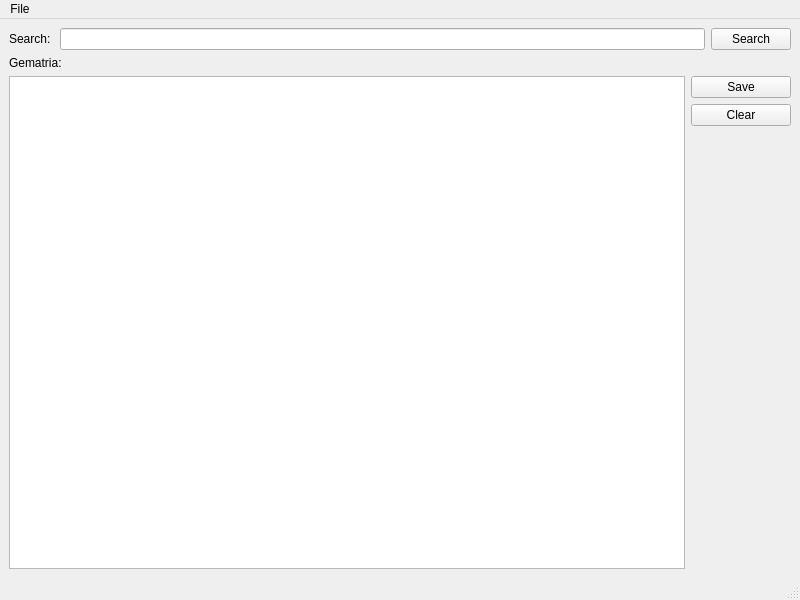
<?xml version="1.0" encoding="UTF-8"?>
<ui version="4.0">
 <class>MainWindow</class>
 <widget class="QMainWindow" name="MainWindow">
  <property name="geometry">
   <rect>
    <x>0</x>
    <y>0</y>
    <width>800</width>
    <height>600</height>
   </rect>
  </property>
  <property name="windowTitle">
   <string>MainWindow</string>
  </property>
  <widget class="QWidget" name="centralwidget">
   <layout class="QVBoxLayout" name="verticalLayout_2">
    <item>
     <layout class="QHBoxLayout" name="horizontalLayout">
      <item>
       <widget class="QLabel" name="searchLabel">
        <property name="text">
         <string>Search: </string>
        </property>
       </widget>
      </item>
      <item>
       <widget class="QLineEdit" name="searchLineEdit"/>
      </item>
      <item>
       <widget class="QPushButton" name="searchButton">
        <property name="text">
         <string>Search</string>
        </property>
       </widget>
      </item>
     </layout>
    </item>
    <item>
     <layout class="QHBoxLayout" name="horizontalLayout_2">
      <item>
       <widget class="QLabel" name="gematriaLabel">
        <property name="text">
         <string>Gematria: </string>
        </property>
       </widget>
      </item>
      <item>
       <widget class="QLabel" name="gematriaNumberLabel">
        <property name="text">
         <string/>
        </property>
       </widget>
      </item>
     </layout>
    </item>
    <item>
     <layout class="QHBoxLayout" name="horizontalLayout_3">
      <item>
       <widget class="QListView" name="listView"/>
      </item>
      <item>
       <layout class="QVBoxLayout" name="verticalLayout">
        <item>
         <widget class="QPushButton" name="saveButton">
          <property name="sizePolicy">
           <sizepolicy hsizetype="Minimum" vsizetype="Fixed">
            <horstretch>0</horstretch>
            <verstretch>0</verstretch>
           </sizepolicy>
          </property>
          <property name="minimumSize">
           <size>
            <width>100</width>
            <height>0</height>
           </size>
          </property>
          <property name="text">
           <string>Save</string>
          </property>
         </widget>
        </item>
        <item>
         <widget class="QPushButton" name="clearButton">
          <property name="text">
           <string>Clear</string>
          </property>
         </widget>
        </item>
        <item>
         <spacer name="verticalSpacer">
          <property name="orientation">
           <enum>Qt::Vertical</enum>
          </property>
          <property name="sizeHint" stdset="0">
           <size>
            <width>20</width>
            <height>40</height>
           </size>
          </property>
         </spacer>
        </item>
       </layout>
      </item>
     </layout>
    </item>
   </layout>
  </widget>
  <widget class="QMenuBar" name="menubar">
   <property name="geometry">
    <rect>
     <x>0</x>
     <y>0</y>
     <width>800</width>
     <height>22</height>
    </rect>
   </property>
   <widget class="QMenu" name="menuFile">
    <property name="title">
     <string>File</string>
    </property>
    <addaction name="actionNew_Gematria_String"/>
    <addaction name="actionInsert_Gematria_List"/>
    <addaction name="separator"/>
    <addaction name="actionQuery_All"/>
   </widget>
   <addaction name="menuFile"/>
  </widget>
  <widget class="QStatusBar" name="statusbar"/>
  <action name="actionNew_Gematria_String">
   <property name="text">
    <string>New Gematria String</string>
   </property>
  </action>
  <action name="actionQuery_All">
   <property name="text">
    <string>Query All</string>
   </property>
  </action>
  <action name="actionInsert_Gematria_List">
   <property name="text">
    <string>Insert Gematria List</string>
   </property>
  </action>
 </widget>
 <resources/>
 <connections/>
</ui>
